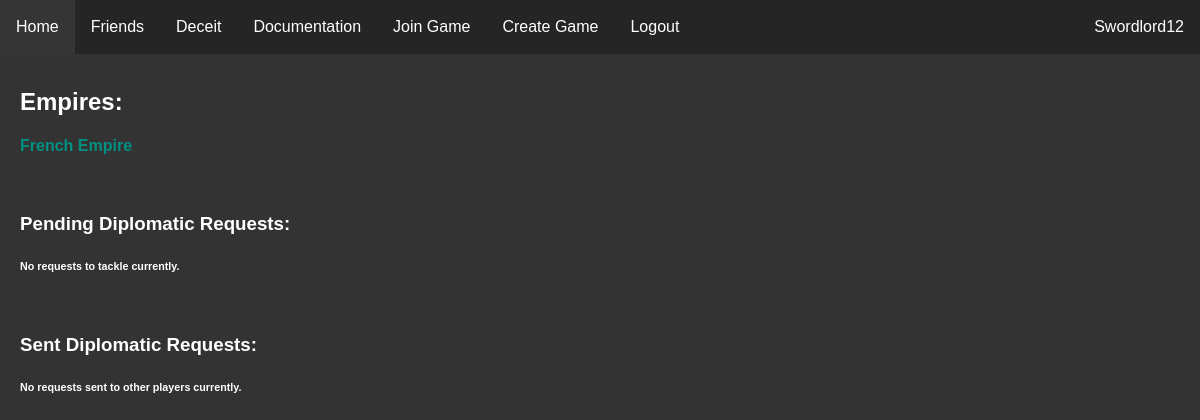
The page /rooms/1/diplomacy (signed in) on the database as committed earlier.
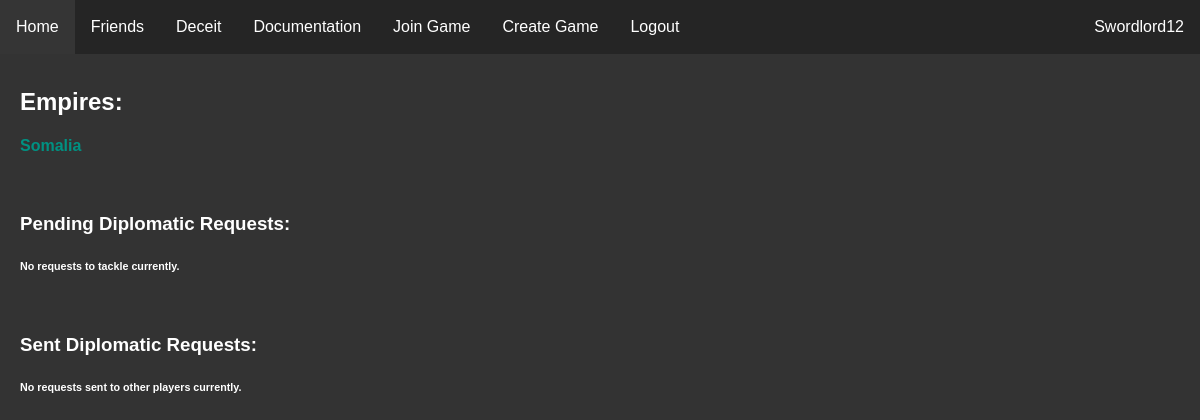
The same page on the database as committed later.
### website/models.py (models this page shows)
class Empires(db.Model):
    id = db.Column(db.Integer, primary_key=True)
    name = db.Column(db.String(200))
    color = db.Column(db.String(7))
    gov = db.Column(db.String(50))
    flag = db.Column(db.String(50))
    user = db.Column(db.Integer, db.ForeignKey('user.id'))
    game = db.Column(db.Integer, db.ForeignKey('game.id'))
    oil_stockpiles = db.Column(db.Integer)
    gold_stockpiles = db.Column(db.Integer)
    global_trade_power = db.Column(db.Integer)
    uranium = db.Column(db.Integer)
    enriched_uranium = db.Column(db.Integer)
    capital = db.Column(db.Integer, db.ForeignKey('territories.id'))
    cash = db.Column(db.Integer)
    total_inf = db.Column(db.Integer)
    total_tank = db.Column(db.Integer)
    total_transport = db.Column(db.Integer)
    total_sub = db.Column(db.Integer)
    total_bombers = db.Column(db.Integer)
    total_fighters = db.Column(db.Integer)

### website/rooms.py (the view, shortened to what this page needs)
@login_required
@rooms.route('<int:game_id>/diplomacy', methods=['GET', 'POST'])
def diplomacy(game_id):
    players = []
    players_output = []
    empires = []
    id = game_id
    current_gov = None
    diplomacy_requests = []
    sent_diplomacy = []
    current_empire = db.session.query(Empires).filter_by(game=game_id, user=current_user.id).first()
    diplo_requests = db.session.query(Diplo_Reqs).filter_by(receiver=current_empire.id)
    sent_diplos = db.session.query(Diplo_Reqs).filter_by(sender=current_empire.id)
    for sent_diplo in sent_diplos:
        receiver = db.session.query(Empires).filter_by(id=sent_diplo.receiver).first()
        sent_diplomacy.append([sent_diplo.type, receiver.name])
    games = db.session.query(Game).filter_by(id = game_id).first()
    if current_user.id == games.host:
        is_host = True
    else:
        is_host = False
    for filtered in db.session.query(GamesJoined).filter_by(game = game_id):
        players.append(filtered.user)
    for player in players:
        for result in db.session.query(User).filter_by(id=player):
            players_output.append([result, url_for('profiles.profile', user_id=result.id)])
    for empire in db.session.query(Empires).filter_by(game=id):
        if empire.user != current_user.id:
            empires.append([empire.name, url_for('rooms.diplomacyplayer', game_id=game_id, empire_id=empire.id)])
        if empire.user == current_user.id:
            current_gov = current_empire.gov
    territory_list = []
    for territory in db.session.query(Territories):
        territory_list.append(territory)
    return render_template("diplomacy.html", user=current_user, sent_diplos=sent_diplomacy, diplomacy_requests = diplomacy_requests, territory_list=territory_list, players = players_output, game = games, game_id = id, empire_key=empires, is_host=is_host, current_empire=current_empire, govs=governments, current_gov=current_gov)

### website/templates/diplomacy.html
{% extends "base.html" %} {% block title %}Diplomacy{% endblock %}
{% block content %}
<br/>
<h2>Empires:</h2>
{% for empire in empire_key %}
    <h4><a class="link" href='{{empire[1]}}'>{{ empire[0] }}</a></h4>
{% endfor %}
<br/>
<h3>Pending Diplomatic Requests:</h3>
{% for request in diplomacy_requests %}
    <h6>{{request[1]}} has sent a {{request[0]}} request. <a href={{request[2]}}>Accept</a> or <a href={{request[3]}}>Decline?</a></h6>
{% else %}
    <h6>No requests to tackle currently.</h6>
{% endfor %}
<br/>
<h3>Sent Diplomatic Requests:</h3>
{% for sent_diplo in sent_diplos %}
    <h6>{{sent_diplo[1]}} has been sent a {{sent_diplo[0]}} request.</h6>
{% else %}
    <h6>No requests sent to other players currently.</h6>
{% endfor %}
{% endblock %}

Rows that differ between the two databases and show on the page:
removed Empires: name "French Empire"
added Empires: name "Somalia"
